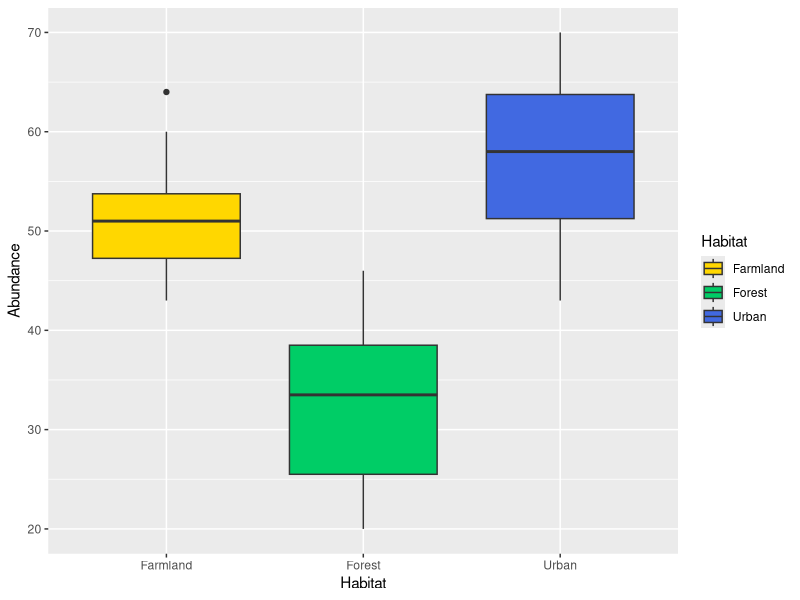
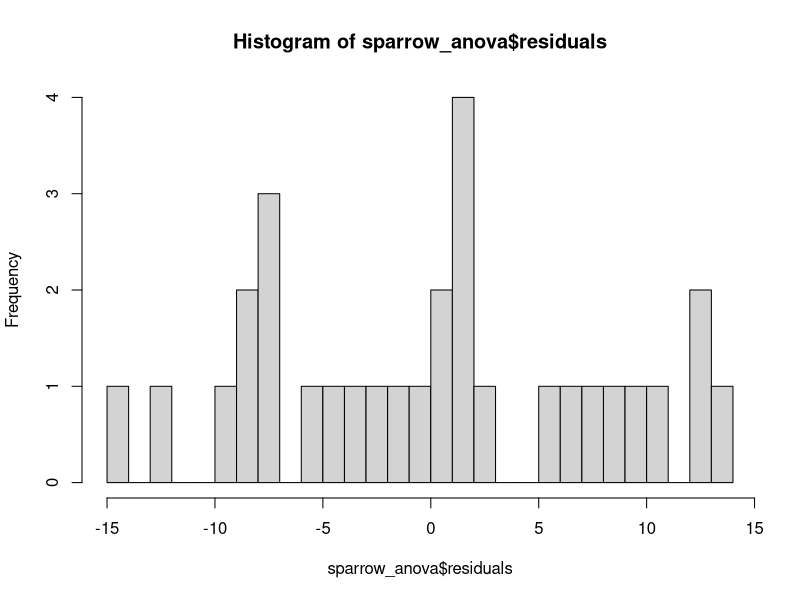
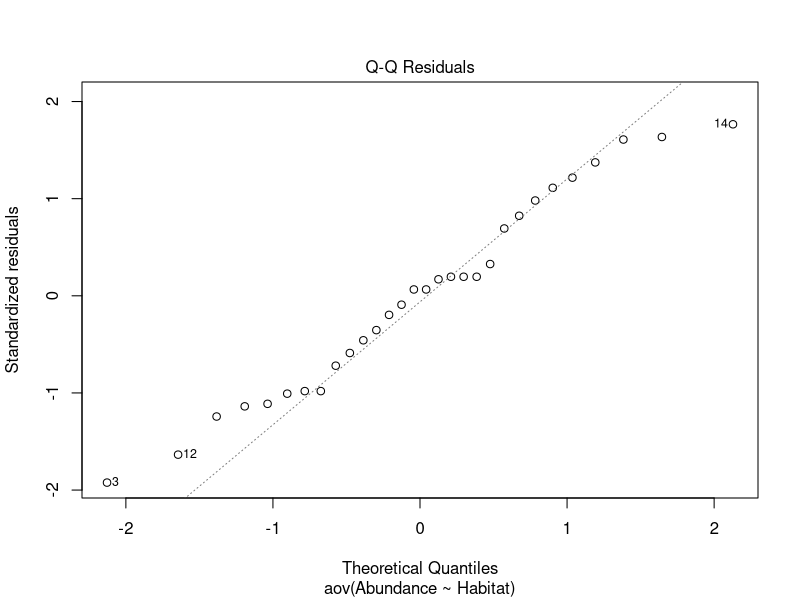
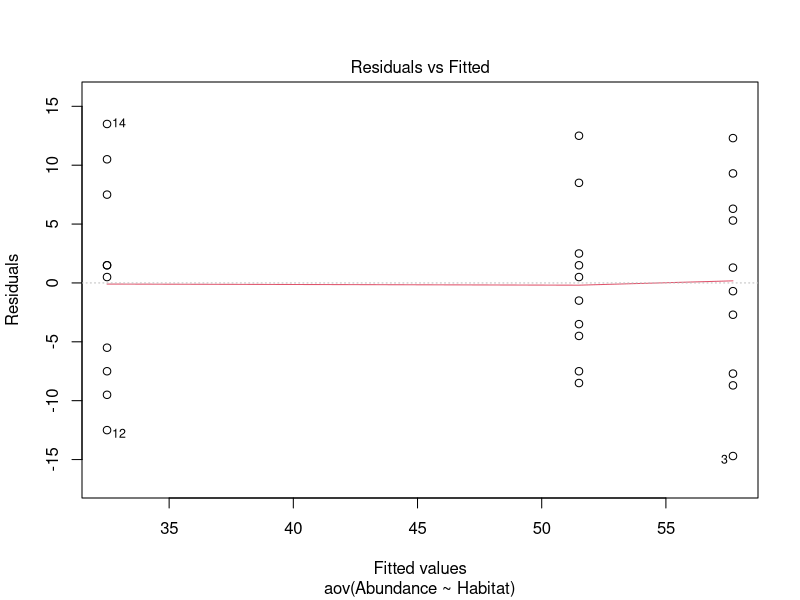
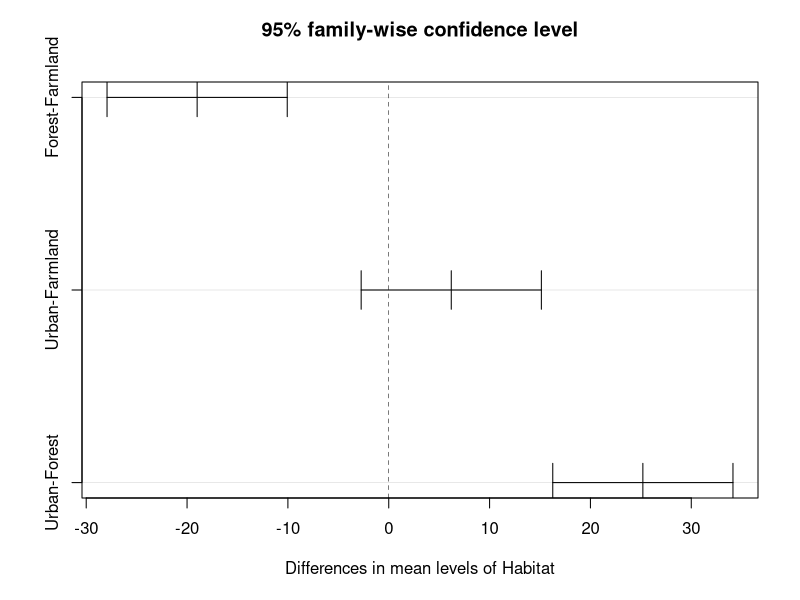
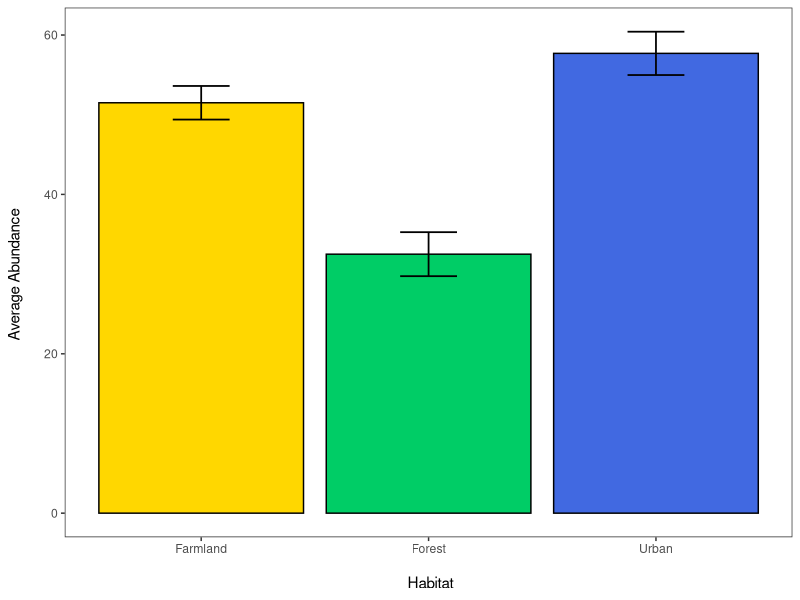
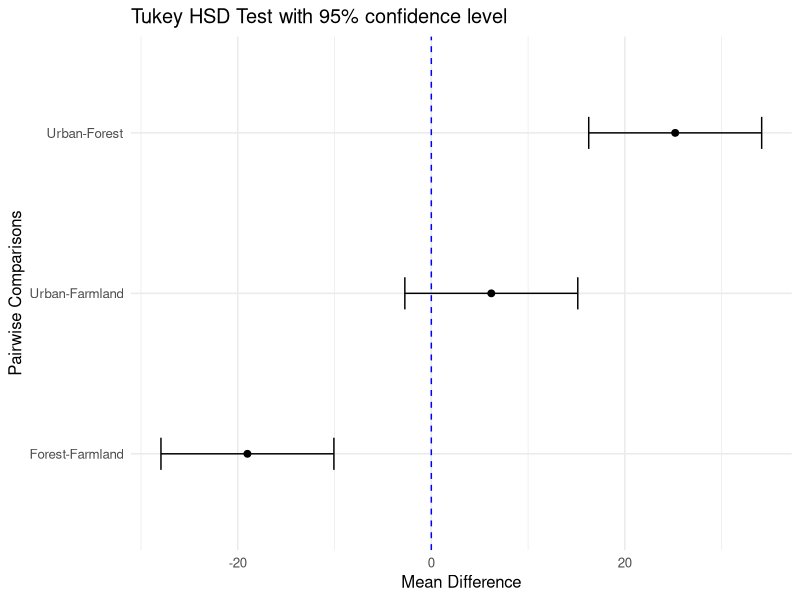

Recreate these plots in R, in order.
# ANOVA and Tukey's HSD Tutorial full script
# Written by Abigail Haining (19/11/24)

# Tutorial Aims:
# 1) What is ANOVA and Tukey's Test?
# 2) Research question and hypothesis
# 3) Data manipulation
# 4) Data visualisation
# 5) Running a one-way ANOVA
# 6) Running Tukey's HSD
# 7) Communicating model results


# For 1 & 2 see tutorial ----


# 3) Data manipulation ----

# Set the working directory (enter your own filepath here)
setwd("C:/Users/abiga/OneDrive/3rd year/Data Science in EES/tutorial-Abigail-Louise")

# You can check where your working directory is
getwd()

# Load packages
library(tidyverse)
library(broom)

# Import data
sparrow <- read_csv("data/sparrow_data.csv")

# Check the data
head(sparrow)
print(sparrow)
view(sparrow)

# Convert data frame to long form
sparrow_long <- gather(sparrow, Habitat, Abundance, c(Urban, Forest, Farmland))

# Check variables
str(sparrow_long)


# 4) Data visualisation ----

# Visualising data with a boxplot
(sparrow_boxplot <- ggplot(sparrow_long,                                      
                           aes(x = Habitat, y = Abundance, fill = Habitat)) + # Setting x axis as habitat and y as abundance 
   geom_boxplot() +                                                           # Adding data as a boxplot
   scale_fill_manual(values = c("gold", "springgreen3", "royalblue")))        # Setting box colours to colourblind friendly colours


# 5) Running a one-way ANOVA ----

# Running a one-way ANOVA of abundance against habitat
sparrow_anova <- aov(Abundance ~ Habitat, data = sparrow_long)

# Printing summary output
summary(sparrow_anova)

# Checking assumptions:

# Normal distribution of residuals - this can be checked by plotting a histogram of the residuals and a normal Q-Q plot

hist(sparrow_anova$residuals, breaks = 30)  # Plotting histogram of residuals and increasing intervals to get a better visualisation
# The residuals do not look normally distributed

plot(sparrow_anova, which = 2) # Plotting Q-Q plot
# There are heavy tails present which suggests the data has a skewed distribution 
# Or the outliers do not follow a normal distribution (by looking at the histogram it appears to be the this)


# Checking for homoscedasticity
plot(sparrow_anova, which = 1)
# The red line is flat against grey dashed line which is what we want to see


# 6) Running Tukey's HSD ----

# Running Tukey's HSD post-hoc test on the anova output and setting the confidence level to 95%
(sparrow_test <- TukeyHSD(sparrow_anova, conf.level=.95))

# To convert results into a better presented format of the summary table you can use the broom package
(tukey_results <- broom::tidy(sparrow_test)) # Creating tidy data frame using broom

# Plotting Tukey's test result
plot(sparrow_test)


# 7) Communicating model results ----

# Creating summary table of key statistics 
sparrow_summary <- sparrow_long %>%
  group_by(Habitat) %>%                          # Grouping the abundance data by habitat
  summarise(n = n(),                             # "n" is the number of observations
            average_abundance = mean(Abundance), # Average abundance of each habitat
            SD = sd(Abundance)) %>%              # Standard deviation of abundance in each habitat
  mutate(SE = SD/sqrt(n))                        # Standard error of abundance in each habitat

# Creating bar plot of sparrow summary
(sparrow_barplot <- ggplot(data = sparrow_summary) +
  geom_bar(aes(x = Habitat, y = average_abundance, fill = Habitat),    # Creating bar plot with habitat on the x axis and average abundance on the y
           stat = "identity", colour = "black") +                      # Setting stat to identity uses average_abundance instead of count and adding black borders to bars
  geom_errorbar(aes(x = Habitat, ymin = average_abundance - SE,        # Adding error bars to represent standard error
                ymax = average_abundance + SE), width = 0.25,          # Setting width of the error bars to 0.25 for better visibility
                colour = "black", linewidth = 0.6) +                        # Setting colour and thickness of error bars
  scale_fill_manual(values = c("gold", "springgreen3", "royalblue")) + # Setting bar colours to colourblind friendly colours
  labs(x = "\n Habitat", y = "Average Abundance \n") +                 # Adding axis titles (\n leaves a space between plot and title)
  theme_test() +                                                       # Changing theme
  theme(legend.position = "none"))                                     # Removing legend


# Improve Tukey's test result plot
(sparrow_tukey_plot <- ggplot(tukey_results, 
                              aes(x = contrast, y = estimate)) +    # Set x axis to pairwise comparisons and y to mean differences
  geom_point(color = "black", size = 2) +                           # Add points for mean differences and increase size
  geom_errorbar(aes(ymin = conf.low, ymax = conf.high),             # Add error bars showing confidence intervals
                width = 0.2, color = "black") +                     # Add error bars for confidence intervals
  geom_hline(yintercept = 0, linetype = "dashed", color = "blue") + # Add a reference line at 0 and highlight with blue colour
  coord_flip() +                                                    # Flip coordinates for horizontal orientation
  labs(x = "Pairwise Comparisons", y = "Mean Difference",           # Add informative axis titles
       title = "Tukey HSD Test with 95% confidence level") +        # Add plot title
  theme_minimal(base_size = 12))                                    # Apply a clean theme



